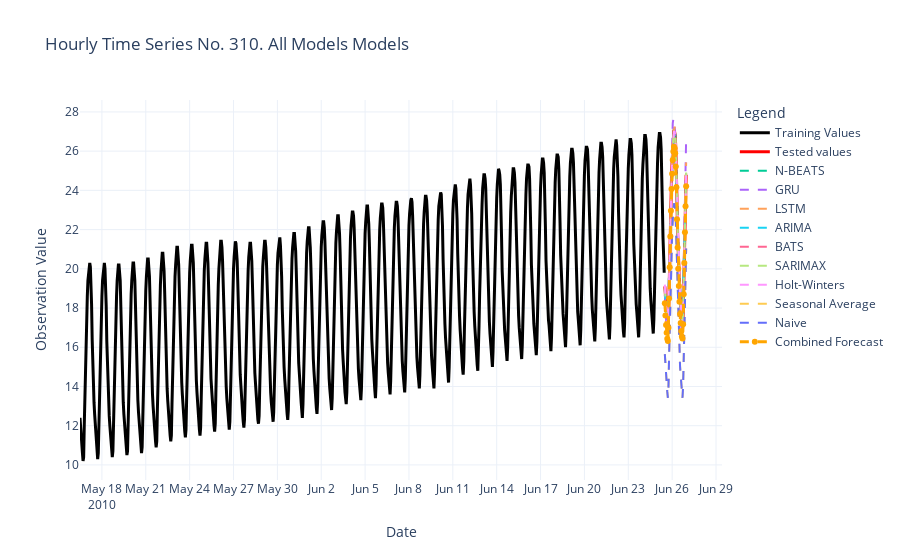
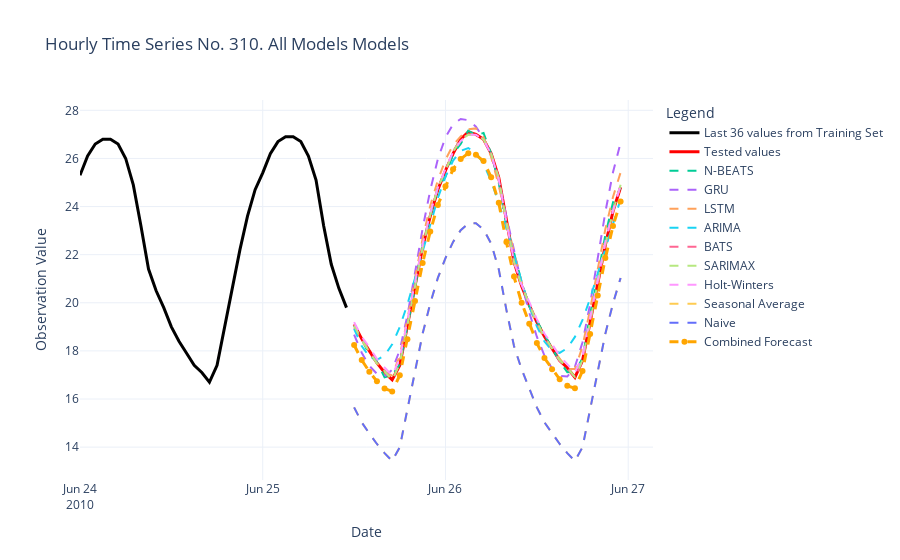

The notebook cell saved with these charts, in order:
### Markdown cell above
## Forecast Combination All models
### Equal Weight Forecast Combination

In the equal weight forecast combination, each of the $n$ forecasts is assigned the same weight, regardless of their individual error metrics. 

The weight $w_i$ assigned to the $i$-th forecast is calculated as:

$$
w_i = \frac{1}{n}
$$

Since each forecast is given the same weight, the weights naturally sum to 1:

$$
\sum_{i=1}^{n} w_i = 1

### Code cell
forecasts = {
    'N-BEATS': n_beats_forecast,
    'GRU': gru_forecast,
    'LSTM': lstm_forecast,
    'ARIMA': arima_forecast,
    'BATS': bats_forecast,
    'SARIMAX': sarimax_forecast,
    'Holt-Winters': holt_winters_forecast,
    'Seasonal Average': sea_average_forecast,
    'Naive': sea_average_forecast
}

evaluate_and_plot_forecasts_9(train, test[:h], forecasts, h, n, type = "All Models")
